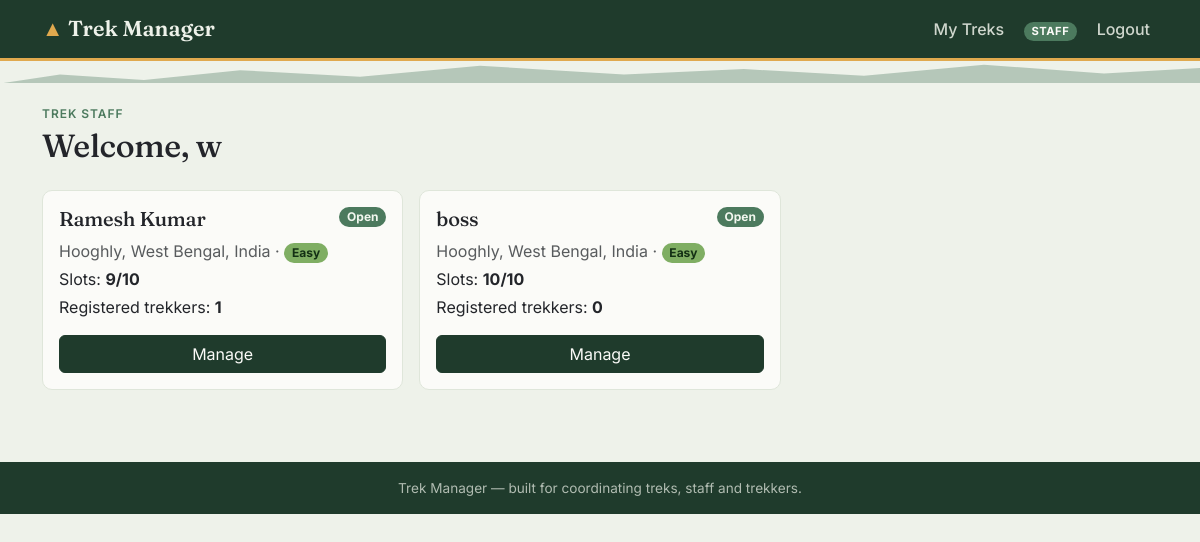
Page /staff/dashboard (signed in) on the committed database.
### models.py (models this page shows, shortened)
class User(UserMixin, db.Model):
    __tablename__ = "users"
    id = db.Column(db.Integer, primary_key=True)
    name = db.Column(db.String(120), nullable=False)
    email = db.Column(db.String(150), unique=True, nullable=False, index=True)
    phone = db.Column(db.String(20))
    password_hash = db.Column(db.String(255), nullable=False)
    role = db.Column(db.String(20), nullable=False)  # admin / staff / trekker
    status = db.Column(db.String(20), nullable=False, default=STATUS_ACTIVE)
    created_at = db.Column(db.DateTime, default=datetime.utcnow)
    assigned_treks = db.relationship(
        "Trek", backref="staff", lazy=True, foreign_keys="Trek.assigned_staff_id"
    )
    bookings = db.relationship(
        "Booking", backref="trekker", lazy=True, foreign_keys="Booking.user_id"
    )
    @property
    def is_admin(self):
        return self.role == ROLE_ADMIN
    @property
    def is_staff(self):
        return self.role == ROLE_STAFF

class Trek(db.Model):
    __tablename__ = "treks"
    id = db.Column(db.Integer, primary_key=True)
    name = db.Column(db.String(150), nullable=False)
    location = db.Column(db.String(150), nullable=False)
    difficulty = db.Column(db.String(20), nullable=False, default="Easy")
    duration_days = db.Column(db.Integer, nullable=False, default=1)
    total_slots = db.Column(db.Integer, nullable=False, default=10)
    available_slots = db.Column(db.Integer, nullable=False, default=10)
    assigned_staff_id = db.Column(db.Integer, db.ForeignKey("users.id"), nullable=True)
    status = db.Column(db.String(20), nullable=False, default=TREK_PENDING)
    start_date = db.Column(db.Date, nullable=True)
    end_date = db.Column(db.Date, nullable=True)
    description = db.Column(db.Text, default="")
    created_at = db.Column(db.DateTime, default=datetime.utcnow)
    bookings = db.relationship(
        "Booking", backref="trek", lazy=True, cascade="all, delete-orphan"
    )
    @property
    def active_booking_count(self):
        return sum(1 for b in self.bookings if b.status == BOOKING_BOOKED)

### staff.py (the view)
@staff_bp.route("/dashboard")
@login_required
@staff_required
def dashboard():
    treks = Trek.query.filter_by(assigned_staff_id=current_user.id).order_by(Trek.created_at.desc()).all()
    trek_stats = [(trek, trek.active_booking_count) for trek in treks]
    return render_template("staff/dashboard.html", trek_stats=trek_stats)

### staff.py (called while the page is built)
def staff_required(view):
    @wraps(view)
    def wrapped(*args, **kwargs):
        if not current_user.is_authenticated or not current_user.is_staff:
            abort(403)
        return view(*args, **kwargs)
    return wrapped

### templates/staff/dashboard.html (shortened to what this page needs)
{% extends "base.html" %}
{% from "partials/_badges.html" import status_badge, difficulty_badge %}
{% block content %}
<p class="section-label mb-1">Trek Staff</p>
<h2 class="display-title mb-4">Welcome, {{ current_user.name }}</h2>
<div class="row g-3">
  {% for trek, participant_count in trek_stats %}
  <div class="col-md-6 col-lg-4">
    <div class="card-trek p-3 h-100 d-flex flex-column">
      <div class="d-flex justify-content-between align-items-start mb-2">
        <h5 class="mb-0">{{ trek.name }}</h5>
        {{ status_badge(trek.status) }}
      </div>
      <p class="text-muted mb-1">{{ trek.location }} &middot; {{ difficulty_badge(trek.difficulty) }}</p>
      <p class="mb-1">Slots: <strong>{{ trek.available_slots }}/{{ trek.total_slots }}</strong></p>
      <p class="mb-3">Registered trekkers: <strong>{{ participant_count }}</strong></p>
      <a href="{{ url_for('staff.trek_detail', trek_id=trek.id) }}" class="btn btn-forest mt-auto">Manage</a>
    </div>
  </div>
  {% else %}
  <div class="col-12">
    <p class="text-muted">No treks assigned to you yet. Once the admin assigns a trek, it will appear here.</p>
  </div>
  {% endfor %}
</div>
{% endblock %}

### templates/base.html (shortened to what this page needs)
<!DOCTYPE html>
<html lang="en">
<head>
  <link href="https://cdn.jsdelivr.net/npm/bootstrap@5.3.2/dist/css/bootstrap.min.css" rel="stylesheet">
  <link rel="stylesheet" href="{{ url_for('static', filename='css/style.css') }}">
</head>
<body>
<nav class="navbar navbar-expand-lg navbar-trek">
  <div class="container">
    <a class="navbar-brand" href="{{ url_for('index') }}">
      <span class="peak">&#9650;</span> Trek Manager
    </a>
    <div class="collapse navbar-collapse" id="navMain">
      <ul class="navbar-nav ms-auto align-items-lg-center gap-lg-1">
        {% if current_user.is_authenticated %}
          {% if current_user.is_admin %}
            <li class="nav-item"><a class="nav-link" href="{{ url_for('admin.dashboard') }}">Dashboard</a></li>
            <li class="nav-item"><a class="nav-link" href="{{ url_for('admin.treks') }}">Treks</a></li>
            <li class="nav-item"><a class="nav-link" href="{{ url_for('admin.staff_list') }}">Staff</a></li>
            <li class="nav-item"><a class="nav-link" href="{{ url_for('admin.users_list') }}">Trekkers</a></li>
            <li class="nav-item"><a class="nav-link" href="{{ url_for('admin.bookings') }}">Bookings</a></li>
            <li class="nav-item">
              <form class="d-flex" role="search" action="{{ url_for('admin.search') }}" method="get">
                <input class="form-control form-control-sm" type="search" name="q" placeholder="Search..." style="width: 140px;">
              </form>
            </li>
          {% elif current_user.is_staff %}
            <li class="nav-item"><a class="nav-link" href="{{ url_for('staff.dashboard') }}">My Treks</a></li>
          {% endif %}
          <li class="nav-item ms-lg-2">
            <span class="badge badge-role rounded-pill">{{ current_user.role }}</span>
          </li>
          <li class="nav-item ms-lg-2">
            <a class="nav-link" href="{{ url_for('auth.logout') }}">Logout</a>
          </li>
        {% endif %}
      </ul>
    </div>
  </div>
</nav>
<div class="elevation-rule"></div>
<main class="container py-4">
  {% block content %}{% endblock %}
</main>
<footer class="site-footer py-3 mt-5">
  <div class="container text-center">
    Trek Manager &mdash; built for coordinating treks, staff and trekkers.
  </div>
</footer>
</body>
</html>

### templates/partials/_badges.html
{% macro status_badge(status) -%}
  {%- set cls = {
    'Pending': 'badge-status-pending',
    'Approved': 'badge-status-approved',
    'Open': 'badge-status-open',
    'Closed': 'badge-status-closed',
    'Completed': 'badge-status-completed',
    'Active': 'badge-status-active',
    'Blacklisted': 'badge-status-blacklisted',
    'Booked': 'badge-status-open',
    'Cancelled': 'badge-status-blacklisted',
  }.get(status, 'badge-status-pending') -%}
  <span class="badge {{ cls }} rounded-pill">{{ status }}</span>
{%- endmacro %}
{% macro difficulty_badge(difficulty) -%}
  {%- set cls = {
    'Easy': 'badge-easy',
    'Moderate': 'badge-moderate',
    'Hard': 'badge-hard',
  }.get(difficulty, 'badge-easy') -%}
  <span class="badge {{ cls }} rounded-pill">{{ difficulty }}</span>
{%- endmacro %}

### static/css/style.css (style rules this page uses)
:root { --forest: #1f3b2c; --forest-dark: #142a1e; --moss: #4c7a5e; --glacier: #6fa8b8; --amber: #e0a94e; --stone: #eef2ea; --stone-dark: #dfe6da; --charcoal: #23252a; --paper: #fbfbf8; }
body { background-color: var(--stone); color: var(--charcoal); font-family: 'Inter', -apple-system, BlinkMacSystemFont, sans-serif; }
h1, h2, h3, h4, h5, .display-title, .brand-mark { font-family: 'Fraunces', Georgia, serif; letter-spacing: -0.01em; }
.navbar-trek { background: var(--forest); border-bottom: 3px solid var(--amber); }
.navbar-trek .navbar-brand { font-family: 'Fraunces', serif; font-weight: 600; color: var(--stone) !important; font-size: 1.35rem; }
.navbar-trek .navbar-brand .peak { color: var(--amber); }
.navbar-trek .nav-link { color: rgba(238, 242, 234, 0.85) !important; font-weight: 500; }
.navbar-trek .badge-role { background: var(--moss); color: var(--paper); font-size: 0.7rem; letter-spacing: 0.05em; text-transform: uppercase; }
.elevation-rule { height: 22px; width: 100%; background-image: repeating-linear-gradient( 100deg, transparent 0, transparent 18px, var(--moss) 18px, var(--moss) 20px ); opacity: 0.35; clip-path: polygon(0 100%, 5% 60%, 12% 85%, 20% 40%, 30% 70%, 40% 20%, 52% 60%, 62% 35%, 72% 65%, 82% 15%, 92% 55%, 100% 30%, 100% 100%); background-color: var(--moss); margin-bottom: -2px; }
.card-trek { background: var(--paper); border: 1px solid var(--stone-dark); border-radius: 10px; transition: box-shadow 0.15s ease, transform 0.15s ease; }
.badge-easy { background: #7fae63; color: #133014; }
.badge-status-open { background: var(--moss); color: #f2f7ef; }
.btn-forest { background: var(--forest); border-color: var(--forest); color: var(--paper); }
.site-footer { background: var(--forest); color: rgba(238, 242, 234, 0.7); font-size: 0.85rem; }
.section-label { text-transform: uppercase; letter-spacing: 0.08em; font-size: 0.75rem; color: var(--moss); font-weight: 600; }
a { color: var(--forest); }

### rows in the picture
User: role "STAFF", name "w"
Trek: name "Ramesh Kumar", status "Open", location "Hooghly, West Bengal, India", difficulty "Easy", available_slots "9", total_slots "10", duration_days "1"
Trek: name "boss", status "Open", location "Hooghly, West Bengal, India", difficulty "Easy", available_slots "10", total_slots "10", participant_count "0"
